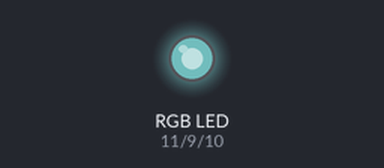
Simulated run of this sketch. Board: Arduino Uno, built with avr-gcc and run on an emulated ATmega328P. Parts: an RGB LED mixed from three pins (HIGH = lit). Dim RGB values are drawn brighter than linear.

Above: at 0.05 s.
At 3.0 s:
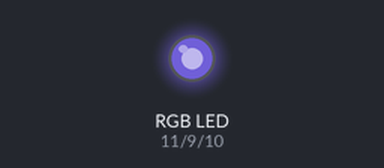
At 6.0 s:
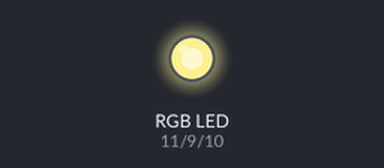
Timing chart, 0 to 7.8 s (numbered marks = the images above):
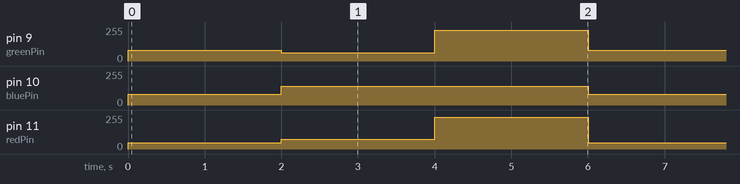

Measured:
- by itself, pin 9 (greenPin): repeats every 6.0 s: 61/255 2.0 s, 230/255 2.0 s, 79/255 2.0 s
- by itself, pin 10 (bluePin): repeats every 6.0 s: 139/255 2.0 s, 140/255 2.0 s, 79/255 2.0 s
- by itself, pin 11 (redPin): repeats every 6.0 s: 72/255 2.0 s, 240/255 2.0 s, 47/255 2.0 s

The sketch:

rgb_led1.ino
```cpp
int redPin = 11;
int bluePin = 10;
int greenPin = 9;

/*
	Chức năng hàm: Điều khiển màu bóng đèn RGB
	Input:
    	+ _red: giá trị màu đỏ
    	+ _green: giá trị màu xanh lá cây
    	+ _blue: giá trị màu xanh nước biển
    Output:
    	Không có
*/
int changeColor(int _red, int _green, int _blue){
  analogWrite(redPin, _red);
  analogWrite(bluePin, _blue);
  analogWrite(greenPin, _green);
}

// C++ code
//
void setup()
{
  pinMode(redPin, OUTPUT);
  pinMode(greenPin, OUTPUT);
  pinMode(bluePin, OUTPUT);
}

void loop()
{
  changeColor(47, 79, 79);
  delay(2000);
  changeColor(72, 61, 139);
  delay(2000);
  changeColor(240, 230, 140);
  delay(2000);
}
```
